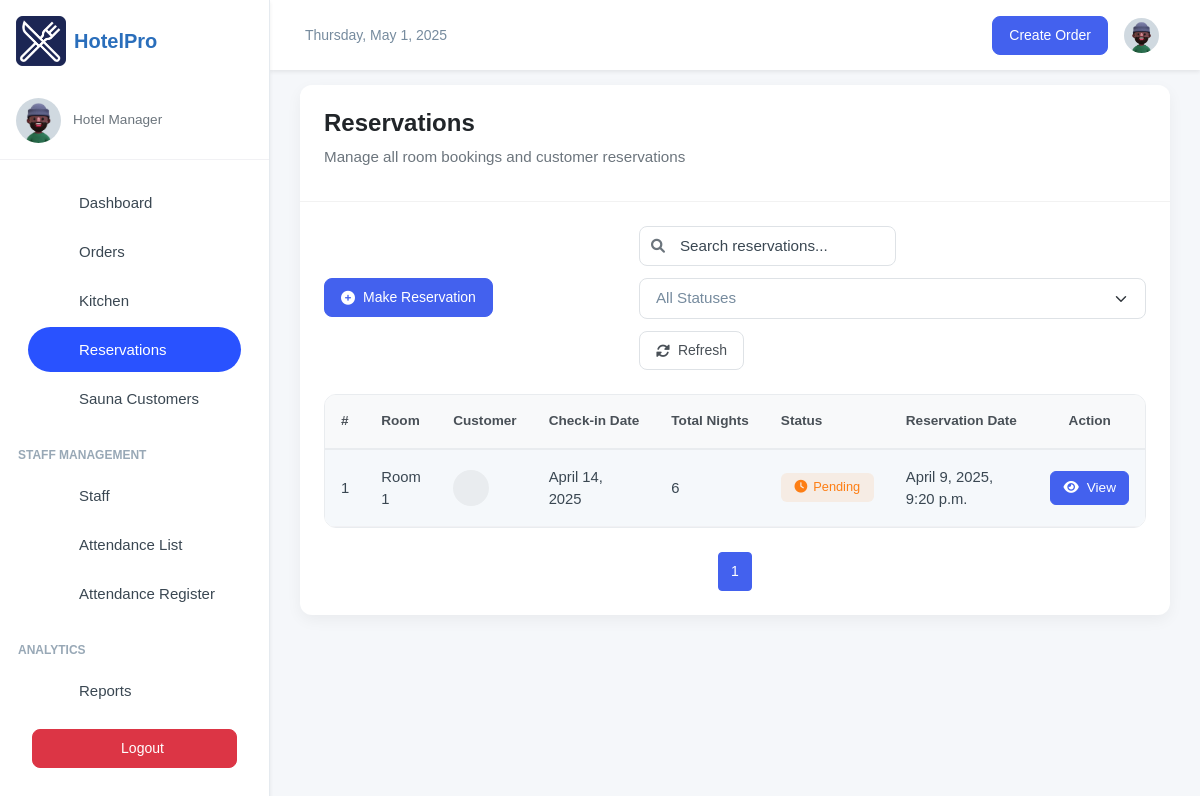
The app's page /room_bookings/reservations/ (signed in), older data.
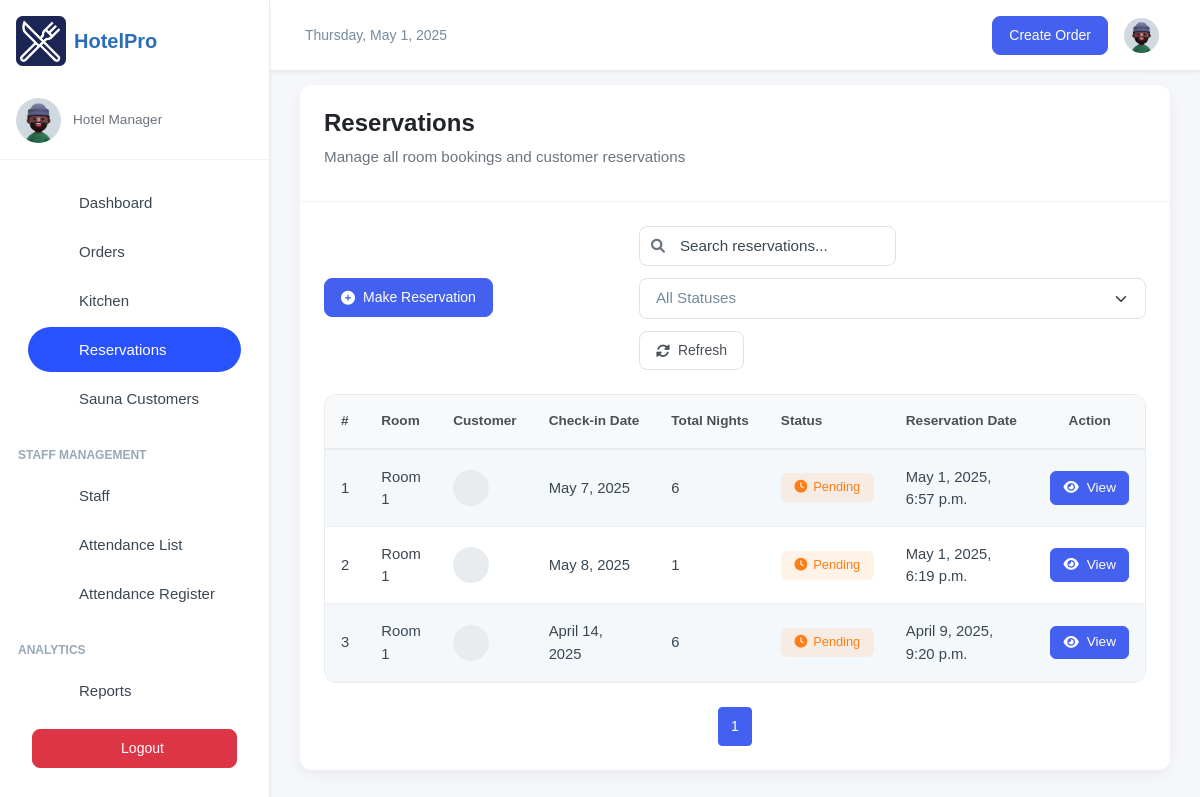
The same page, newer data.
### room_bookings/models.py (models this page shows, shortened)
class RoomReservation(models.Model):
    RESERVATION_STATUS_CHOICES = [
        ('Pending', 'Pending'),
        ('Confirmed', 'Confirmed'),
        ('Cancelled', 'Cancelled'),
        ('Checked-In', 'Checked-In'),
        ('Checked-Out', 'Checked-Out'),
    ]
    reservation_id = models.BigIntegerField(unique=True, editable=False, default=0)
    room = models.ForeignKey(Room, on_delete=models.CASCADE, related_name='reservations')
    customer = models.CharField(max_length=100, blank=True, null=True)
    email = models.EmailField(blank=True, null=True)
    phone_number = models.CharField(max_length=15, blank=True, null=True)
    NIN = models.CharField(max_length=100, default="")
    check_in_date = models.DateField()
    check_out_date = models.DateField()
    reservation_date = models.DateTimeField(default=timezone.now)
    status = models.CharField(max_length=20, choices=RESERVATION_STATUS_CHOICES, default='Pending')
    special_requests = models.TextField(blank=True, null=True)
    created_by = models.ForeignKey('auth.User', on_delete=models.SET_NULL, null=True, blank=True)
    total_price = models.DecimalField(max_digits=10, decimal_places=2, null=True, blank=True, default=0.00)
    @property
    def total_nights(self):
        return (self.check_out_date - self.check_in_date).days

class Room(models.Model):
    room_number = models.CharField(max_length=10, unique=True)
    room_type = models.ForeignKey(RoomType, on_delete=models.CASCADE, related_name='rooms')
    hotel = models.ForeignKey(HotelBranch, on_delete=models.CASCADE, related_name='rooms', blank=True, null=True)
    capacity = models.IntegerField()
    is_available = models.BooleanField(default=True)
    price_per_night =  models.IntegerField(null=True, blank=True)
    description = models.TextField(blank=True, null=True)
    room_image = models.ImageField(upload_to="rooms", blank=True, null=True)
    floor = models.IntegerField()

### room_bookings/views.py (the view)
# urls.py: path('reservations/', reservation, name='reservations'),
@login_required(login_url='/user/login/')
def reservation(request):
    reservations = RoomReservation.objects.all().select_related('room')
    reservations_list = RoomReservation.objects.all().select_related('room').order_by('-reservation_date')
    paginator = Paginator(reservations_list, 10)
    page_number = request.GET.get('page')
    reservations_list = paginator.get_page(page_number)
    return render(request, "reservations.html", {"reservations_list": reservations_list})

### room_bookings/templates/reservations.html (shortened to what the changed rows need)
{% extends 'base.html' %}
{% block content %}
<div class="card">
    <div class="card-body">
        <div class="table-container">
            <table class="table table-striped">
                <thead>
                    <tr>
                        <th>#</th>
                        <th>Room</th>
                        <th>Customer</th>
                        <th>Check-in Date</th>
                        <th>Total Nights</th>
                        <th>Status</th>
                        <th>Reservation Date</th>
                        <th class="text-center">Action</th>
                    </tr>
                </thead>
                <tbody>
                    {% for reservation in reservations_list %}
                    <tr class="reservation-row" data-status="{{ reservation.status }}">
                        <td>{{ forloop.counter }}</td>
                        <td>
                            <span class="fw-medium">Room {{ reservation.room.room_number }}</span>
                        </td>
                        <td>
                            <div class="customer-info">
                                <div class="customer-avatar">
                                </div>
                            </div>
                        </td>
                        <td>{{ reservation.check_in_date }}</td>
                        <td>{{ reservation.total_nights }}</td>
                        <td>
                            <span class="badge
                                {% if reservation.status == 'Confirmed' %}badge-confirmed
                                {% elif reservation.status == 'Pending' %}badge-pending
                                {% elif reservation.status == 'Cancelled' %}badge-cancelled
                                {% elif reservation.status == 'Checked-in' %}badge-checked-in
                                {% elif reservation.status == 'Checked-out' %}badge-checked-out
                                {% endif %}">
                                <i class="fas
                                    {% if reservation.status == 'Confirmed' %}fa-check-circle
                                    {% elif reservation.status == 'Pending' %}fa-clock
                                    {% elif reservation.status == 'Cancelled' %}fa-times-circle
                                    {% elif reservation.status == 'Checked-in' %}fa-door-open
                                    {% elif reservation.status == 'Checked-out' %}fa-door-closed
                                    {% endif %}"></i>
                                {{ reservation.status }}
                            </span>
                        </td>
                        <td>{{ reservation.reservation_date }}</td>
                        <td class="text-center">
                            <a href="/room_bookings/reservations/{{ reservation.id }}" class="btn btn-primary btn-sm">
                                <i class="fas fa-eye"></i> View
                            </a>
                        </td>
                    </tr>
                    {% endfor %}
                </tbody>
            </table>
        </div>
        <nav aria-label="Page navigation">
            <ul class="pagination justify-content-center">
                {% for page_num in reservations_list.paginator.page_range %}
                    {% if page_num >= reservations_list.number|add:-2 and page_num <= reservations_list.number|add:2 %}
                        <li class="page-item {% if page_num == reservations_list.number %}active{% endif %}">
                            <a class="page-link" href="?page={{ page_num }}">{{ page_num }}</a>
                        </li>
                    {% elif page_num == 1 or page_num == reservations_list.paginator.num_pages %}
                        <li class="page-item">
                            <a class="page-link" href="?page={{ page_num }}">{{ page_num }}</a>
                        </li>
                    {% elif page_num == reservations_list.number|add:-3 or page_num == reservations_list.number|add:3 %}
                        <li class="page-item disabled"><span class="page-link">...</span></li>
                    {% endif %}
                {% endfor %}
            </ul>
        </nav>
    </div>
</div>
<link rel="stylesheet" href="https://cdnjs.cloudflare.com/ajax/libs/font-awesome/6.0.0/css/all.min.css">
{% endblock content %}

Row changes from the older to the newer data that the page shows:
added RoomReservation: room.room_number "1", check_in_date "May 7, 2025", total_nights "6", status "Pending", reservation_date "May 1, 2025, 6:57 p.m."
added RoomReservation: room.room_number "1", check_in_date "May 8, 2025", total_nights "1", status "Pending", reservation_date "May 1, 2025, 6:19 p.m."
